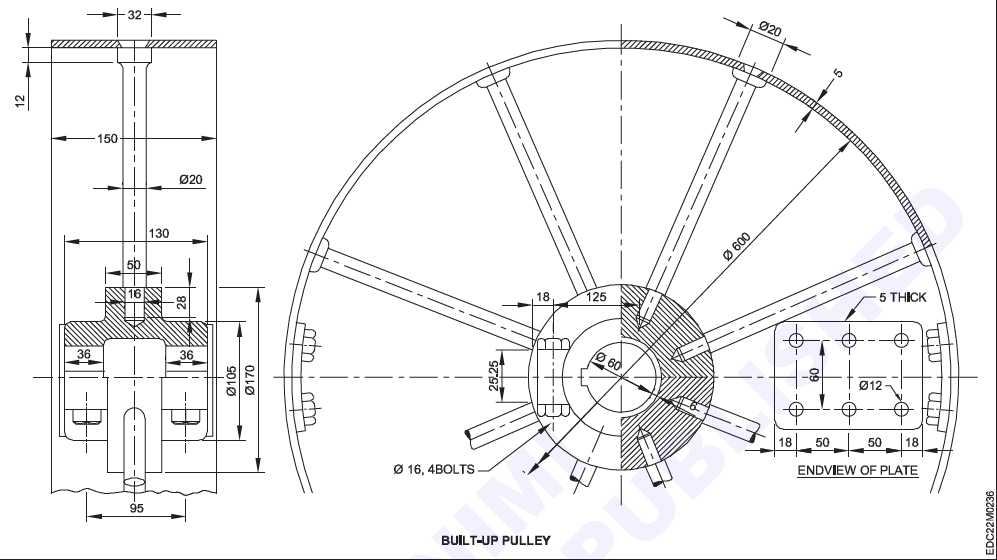
#> input picture sample inputs/image (1).png, 997 x 560 px
$ python -i view_detector.py   (imports and definitions only)
#> lines starting #> are read from the running program, lines starting #| are printed output that depends on the picture; after the words box and inside, x2 and y2 are one past the last pixel; in counts of white or black regions, pixels touching at a corner belong together
#> further down, picture is the input picture: shape (560, 997, 3); mean B, G, R 242.7, 242.1, 242.3

import cv2
import numpy as np
import os
from typing import List, Dict, Any, Tuple
from ultralytics import YOLO

class ViewDetector:
    def __init__(self, model_path: str = "backend/models/yolov8_views.pt"):
        self.model_path = model_path
        self.model = None
        # Load YOLO model if available
        if os.path.exists(model_path):
            try:
                self.model = YOLO(model_path)
            except Exception as e:
                print(f"Warning: Could not load YOLO model: {e}")
        else:
            print(f"Warning: Model not found at {model_path}, using fallback only.")

    def detect_views(self, image: np.ndarray) -> List[Dict[str, Any]]:
        """
        Detects views (Front, Top, Side, Section) in the drawing.
        Returns a list of views with bounding boxes and labels.
        """
        views = []

        # 1. Try YOLO detection
        if self.model:
            results = self.model(image)
            for r in results:
                boxes = r.boxes
                for box in boxes:
                    x1, y1, x2, y2 = box.xyxy[0].tolist()
                    conf = box.conf[0].item()
                    cls = int(box.cls[0].item())
                    label = self.model.names[cls]

                    views.append({
                        "label": label,
                        "bbox": [int(x1), int(y1), int(x2-x1), int(y2-y1)], # x, y, w, h
                        "confidence": conf,
                        "source": "yolo"
                    })

        # 2. If no views found or model missing, use Rule-Based Fallback
        if not views:
            views = self._detect_views_fallback(image)

        # 3. Sort views spatially (Top-Left to Bottom-Right)
        # We sort by Y primarily (with a threshold) then X
        views = self._sort_views_spatially(views)

        # 4. Assign IDs
        for i, view in enumerate(views):
            view["view_id"] = f"view_{i+1}"
            view["spatial_order"] = i + 1

        return views

    def _detect_views_fallback(self, image: np.ndarray) -> List[Dict[str, Any]]:
        """
        Rule-based detection using contour analysis.
        Assumes views are large, distinct rectangular regions.
        """
        gray = cv2.cvtColor(image, cv2.COLOR_BGR2GRAY)

        # Binarize and invert (contours are white on black)
        _, binary = cv2.threshold(gray, 200, 255, cv2.THRESH_BINARY_INV)
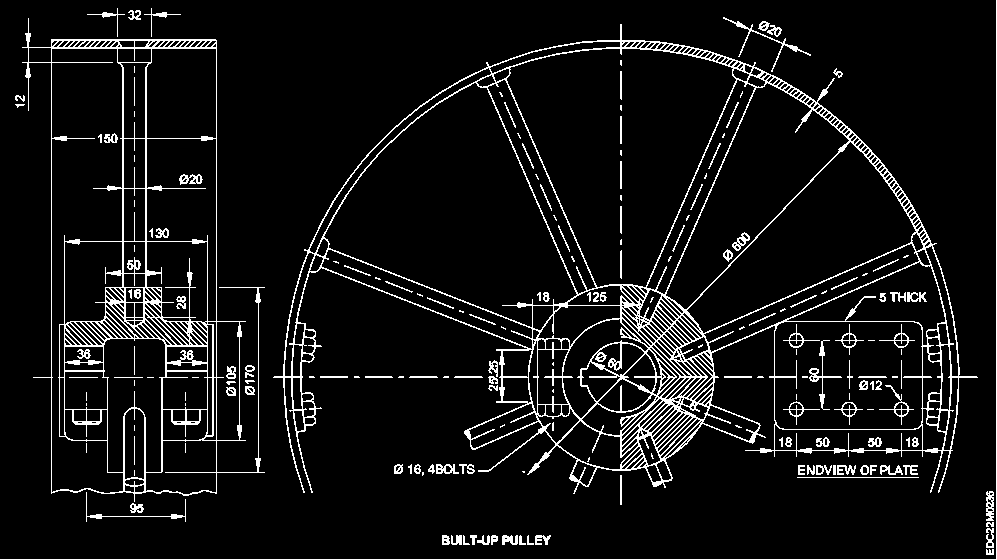
#> binary: shape (560, 997); 7.4% white in thin lines or dots

        # Morphological operations to close gaps between lines in a view
        kernel = cv2.getStructuringElement(cv2.MORPH_RECT, (20, 20))
        closed = cv2.morphologyEx(binary, cv2.MORPH_CLOSE, kernel, iterations=2)
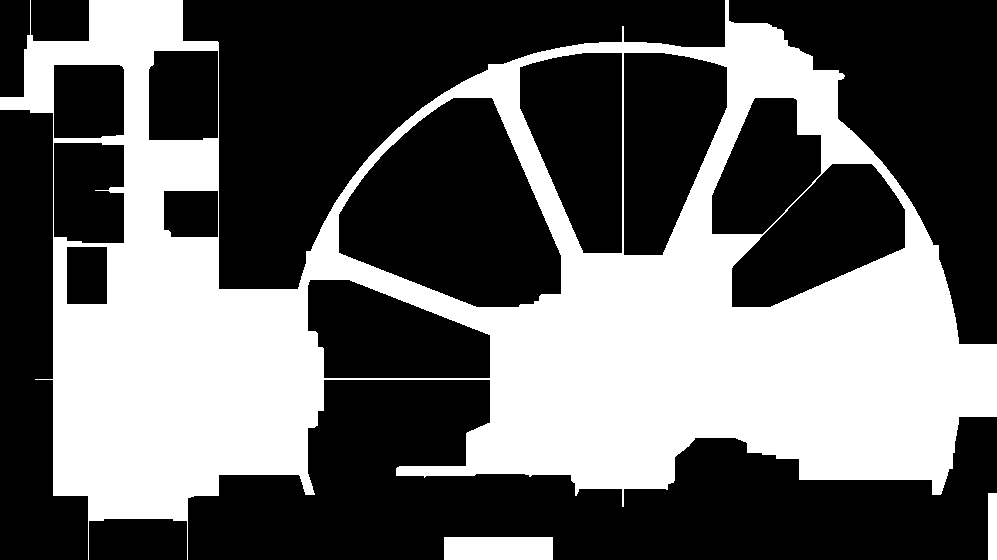
#> closed: shape (560, 997); 38.1% white; 3 white regions

        # Find contours
        contours, _ = cv2.findContours(closed, cv2.RETR_EXTERNAL, cv2.CHAIN_APPROX_SIMPLE)
#> contours = 3 contours; box (x1, y1, x2, y2) and area: (0, 0, 997, 560) 330756, (444, 537, 553, 560) 2376, (988, 493, 997, 560) 528

        height, width = image.shape[:2]
#> height = 560; width = 997
        total_area = height * width
#> total_area = 558320
        min_area = total_area * 0.05 # Minimum 5% of screen
#> min_area = 27916

        detected_views = []

        for cnt in contours:
            x, y, w, h = cv2.boundingRect(cnt)
            area = w * h

            if area > min_area:
                # Heuristic labelling based on position
                cx, cy = x + w/2, y + h/2

                label = "Unknown View"

                # Split screen into quadrants for guessing
                if cx < width/2 and cy < height/2:
                    label = "Front View" # Often top-left (First Angle) or Front
                elif cx >= width/2 and cy < height/2:
                    label = "Side View"
                elif cx < width/2 and cy >= height/2:
                    label = "Top View"
                else:
                    label = "Section View"

                detected_views.append({
                    "label": label,
                    "bbox": [x, y, w, h],
                    "confidence": 0.5, # Low confidence for fallback
                    "source": "rule_based"
                })
#> this loop made 3 passes
#> (x, y, w, h, area, cx, cy, label) on pass 3: (0, 0, 997, 560, 558320, 498.5, 280, 'Section View')
#> (cnt, x, y, w, h, area) on passes 1 to 2: ([[444, 537], [444, 559], [552, 559], [552, 537]], 444, 537, 109, 23, 2507), ([[988, 493], [988, 559], [996, 559], [996, 493]], 988, 493, 9, 67, 603)
#> after the loop, detected_views = 1 item

        return detected_views

    def _sort_views_spatially(self, views: List[Dict[str, Any]]) -> List[Dict[str, Any]]:
        """
        Sorts views line-by-line (Top to Bottom, Left to Right).
        """
        # Sort by Y first (with a tolerance/binning), then X
        # Tolerance: if Y diff is small, consider them on same 'row'

        # Simple sorting key: (approx_y, x)
        # We can normalize Y to be integer steps of e.g., 10% of image height?
        # Since we don't have image height here easily in this method without passing it,
        # let's just use raw coordinates but be careful.
        # Actually usually engineering drawing views are well separated.

        return sorted(views, key=lambda v: (v['bbox'][1] // 100, v['bbox'][0]))

>>> import cv2
>>> picture = cv2.imread('../../sample inputs/image (1).png')
>>> result = ViewDetector().detect_views(picture)
#> the loop in detect_views, `for i, view in enumerate(views):` made 1 pass
#> result = 1 item

$ run again, on sample inputs/image (4).png
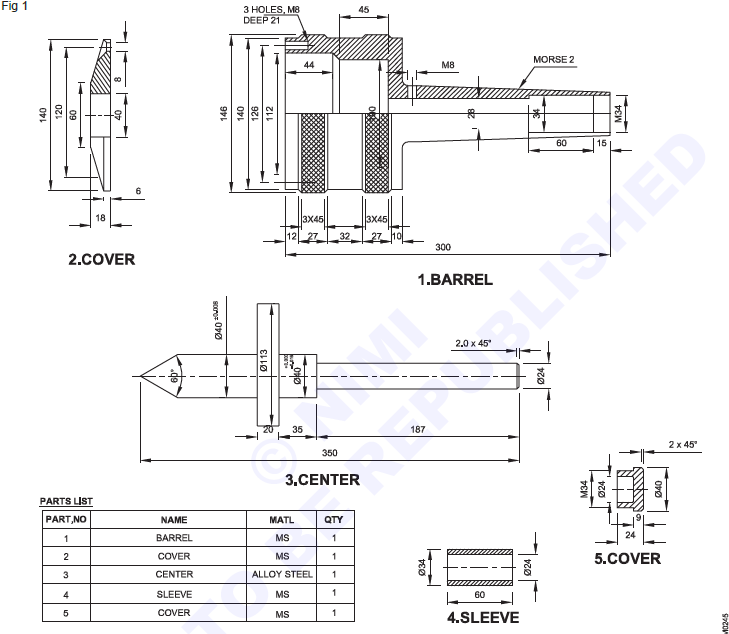
#> input picture sample inputs/image (4).png, 729 x 634 px
#> picture is the input picture: shape (634, 729, 3); mean B, G, R 243.2, 242.5, 242.7
#> in _detect_views_fallback, `_, binary = cv2.threshold(gray, 200, 255, cv2.THRESH_BINARY_INV)`:
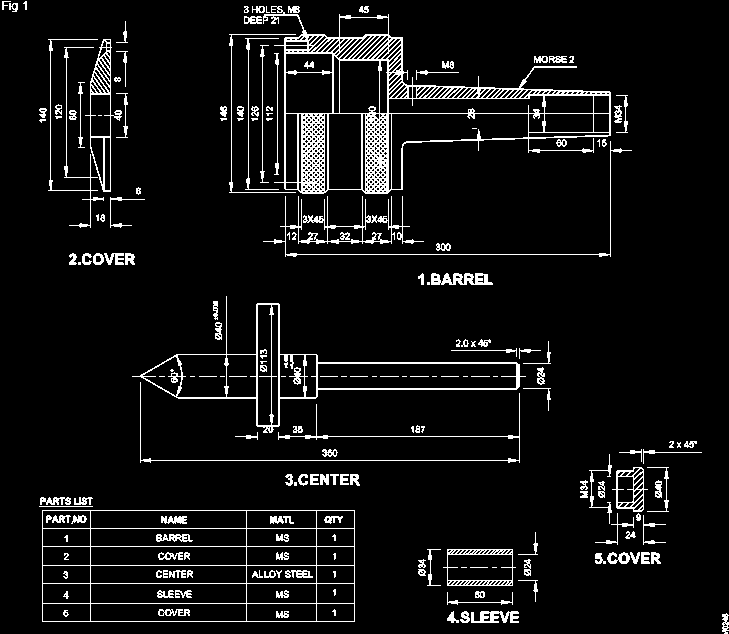
#> binary: shape (634, 729); 6.8% white in thin lines or dots
#> in _detect_views_fallback, `closed = cv2.morphologyEx(binary, cv2.MORPH_CLOSE, kernel, iterations=2)`:
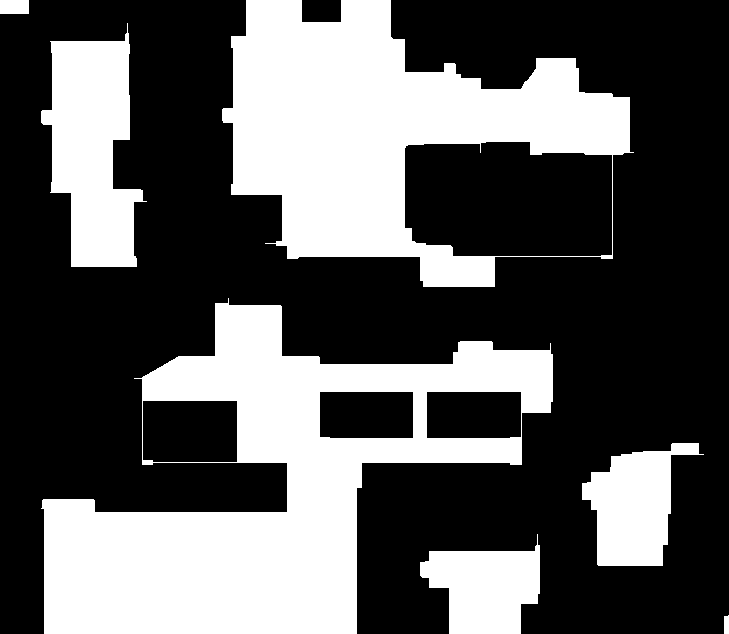
#> closed: shape (634, 729); 35.7% white; 7 white regions
#> contours = 7 contours; box (x1, y1, x2, y2) and area: (41, 298, 553, 634) 86751, (222, 0, 634, 287) 79536, (41, 23, 147, 267) 15672, (582, 443, 704, 566) 8354, (420, 534, 540, 634) 7675, (0, 0, 29, 14) 364, (724, 615, 729, 634) 68
#> the loop in _detect_views_fallback, `for cnt in contours:` made 7 passes
#> (x, y, w, h, area, cx, cy, label) on passes 4 to 6: (41, 298, 512, 336, 172032, 297, 466, 'Top View'), (41, 23, 106, 244, 25864, 94, 145, 'Front View'), (222, 0, 412, 287, 118244, 428, 143.5, 'Side View')
#> after the loop in _detect_views_fallback, `for cnt in contours:`: detected_views = 3 items
#> the loop in detect_views, `for i, view in enumerate(views):` made 3 passes
